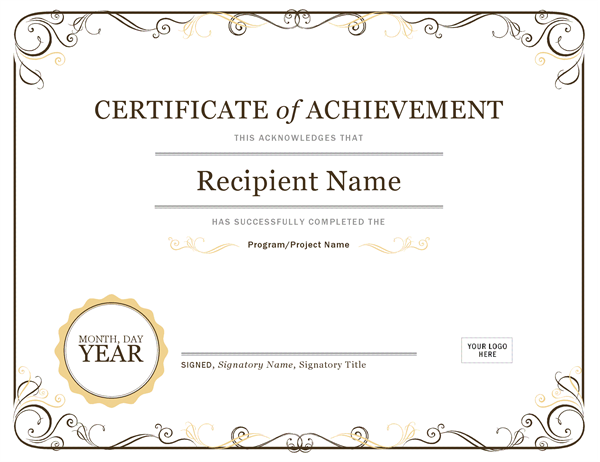
#> input picture Website/user1.png, 600 x 462 px, given in place of user1.jpg, which was not available
$ python boxing_image.py
#> lines starting #> are read from the running program, lines starting #| are printed output that depends on the picture; after the words box and inside, x2 and y2 are one past the last pixel; in counts of white or black regions, pixels touching at a corner belong together; pictures that were not available may be replaced by others from this repository, and a replacement may not be noted
import cv2

def Reverse(lst):
    return [ele for ele in reversed(lst)]

#provide the path for image of text box identification has to be done
image = cv2.imread('user1.jpg')
#> image is the input picture: shape (462, 600, 3); mean B, G, R 241.6, 243.6, 244.9
width = int(image.shape[1] )
#> width = 600
height = int(image.shape[0])
#> height = 462
# print(width,height)

gray = cv2.cvtColor(image, cv2.COLOR_BGR2GRAY)
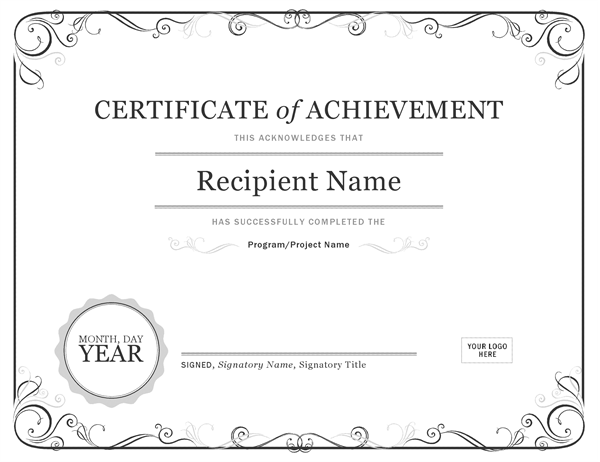
#> gray: shape (462, 600); min 10, max 255, mean 243.8
blur = cv2.GaussianBlur(gray, (5,5), 0)
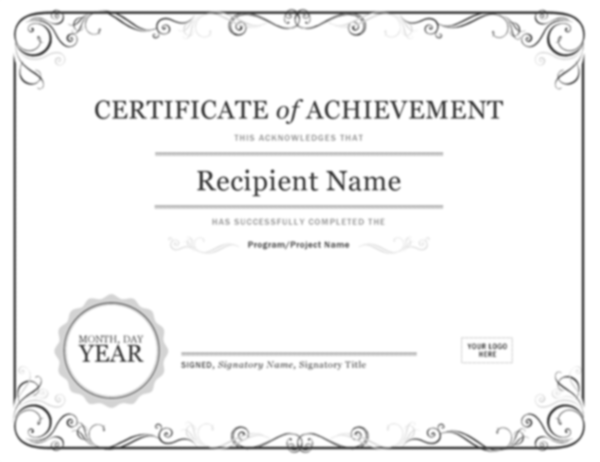
#> blur: shape (462, 600); min 64, max 255, mean 243.8
thresh = cv2.adaptiveThreshold(blur,255,cv2.ADAPTIVE_THRESH_GAUSSIAN_C, cv2.THRESH_BINARY_INV,11,30)
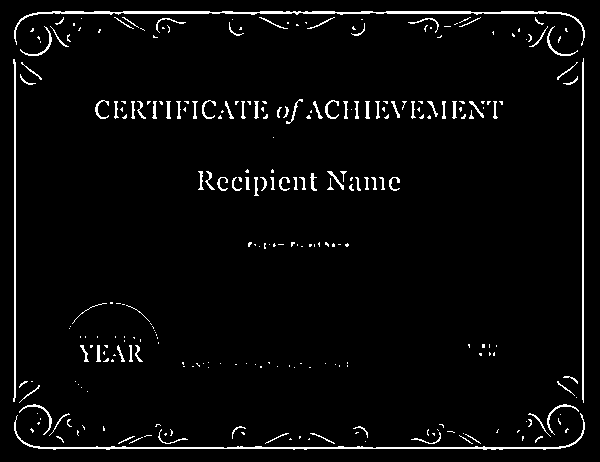
#> thresh: shape (462, 600); 3.5% white in thin lines or dots

kernel = cv2.getStructuringElement(cv2.MORPH_RECT, (9,9))
dilate = cv2.dilate(thresh, kernel, iterations=4)
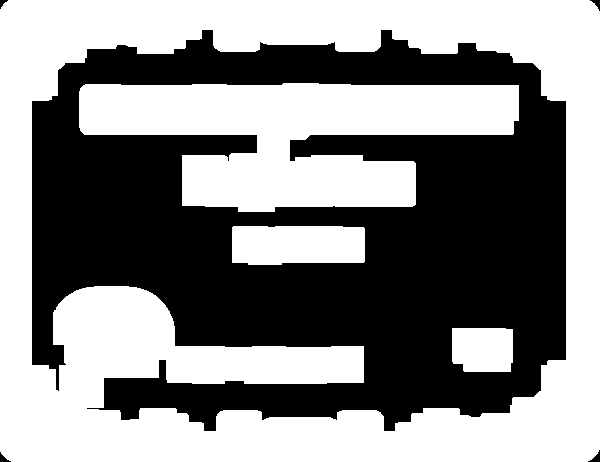
#> dilate: shape (462, 600); 53.7% white; 5 black regions

cnts = cv2.findContours(dilate, cv2.RETR_EXTERNAL, cv2.CHAIN_APPROX_SIMPLE)
#> cnts = 1 contour; box (x1, y1, x2, y2) and area: (0, 0, 600, 462) 275964
cnts = cnts[0] if len(cnts) == 2 else cnts[1]

ROI_number = 0
points = []
for c in cnts:
    area = cv2.contourArea(c)
    if area > 2000 and area<70000 :
        x,y,w,h = cv2.boundingRect(c)
        cv2.rectangle(image, (x, y), (x + w, y + h), (12,255,32), 3)
        point = [x,y,x+w,y+h]
        points.append(point)
        ROI = image[y:y+h, x:x+w]
        cv2.imwrite('ROI_'+str(ROI_number)+'.jpg', ROI)
        ROI_number += 1
#> this loop made 1 pass
#> area on pass 1: 275964
#> after the loop, ROI_number = 0; points = []

points=Reverse(points)
print(points)
gap =[]
l=len(points)
#> l = 0

for p in range(l-1):
    dist = points[p+1][1]-points[p][3]
    gap.append(dist)
#> after the loop, gap = []
# print(gap)

for p in range(l-1):
    dist = points[p+1][2] - points[p][0]
    print(dist)

cv2.imshow('blur', blur)
cv2.imshow('thresh', thresh)
cv2.imshow('dilate', dilate)
cv2.imshow('image', image)
cv2.waitKey()

$ run again, with Website/basic.png copied over Website/user1.png
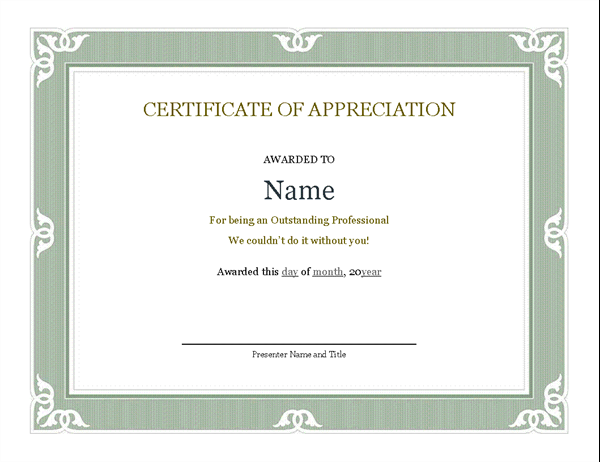
#> input picture Website/basic.png, 600 x 462 px, given in place of user1.jpg, which was not available
#> image is the input picture: shape (462, 600, 3); mean B, G, R 233, 237.3, 233.9
#> `thresh = cv2.adaptiveThreshold(blur,255,cv2.ADAPTIVE_THRESH_GAUSSIAN_C..`:
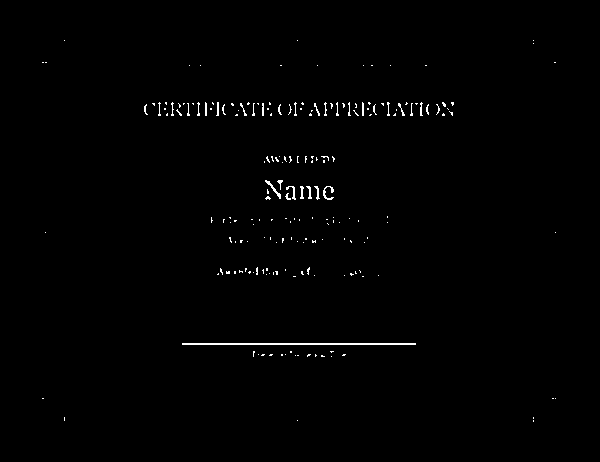
#> thresh: shape (462, 600); 0.74% white in thin lines or dots, all inside (x1, y1, x2, y2) = (42, 40, 556, 422)
#> dilate: shape (462, 600); 25.2% white; 14 white regions
#> cnts = 14 contours; largest, box (x1, y1, x2, y2) and area: (195, 140, 404, 293) 23647, (128, 86, 470, 132) 15294, (166, 327, 432, 373) 10199, (264, 24, 334, 82) 2910, (517, 382, 572, 438) 2104
#> the loop `for c in cnts:` made 14 passes
#> (area, x, y, w, h, point) on passes 2, 3, 4, 7, 8, 12, 13, 14: (2104, 517, 382, 55, 56, [517, 382, 572, 438]), (2034, 26, 382, 55, 55, [26, 382, 81, 437]), (10199, 166, 327, 266, 46, [166, 327, 432, 373]), (23647, 195, 140, 209, 153, [195, 140, 404, 293]), (15294, 128, 86, 342, 46, [128, 86, 470, 132]), (2034, 517, 24, 55, 55, [517, 24, 572, 79]), (2910, 264, 24, 70, 58, [264, 24, 334, 82]), (2037, 26, 24, 55, 55, [26, 24, 81, 79])
#> after the loop `for c in cnts:`:
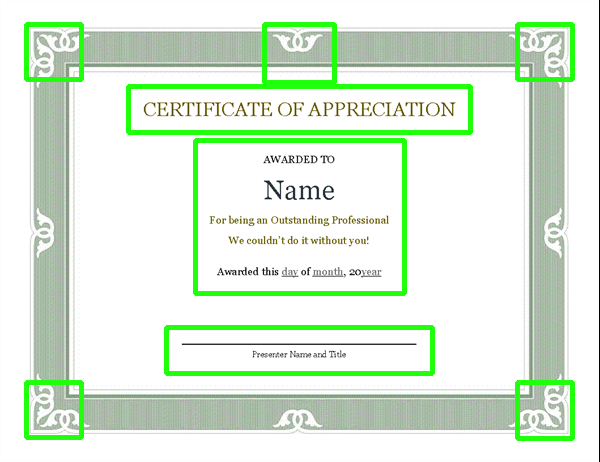
#> image: shape (462, 600, 3); 5.82% of pixels changed, all inside (x1, y1, x2, y2) = (24, 22, 575, 441)
#> after the loop `for c in cnts:`: ROI_number = 8; points = [[517, 382, 572, 438], [26, 382, 81, 437], [166, 327, 432, 373], [195, 140, 404, 293], [128, 86, 470, 132], [517, 24, 572, 79], [264, 24, 334, 82], [26, 24, 81, 79]]
#> `points=Reverse(points)`: points = [[26, 24, 81, 79], [264, 24, 334, 82], [517, 24, 572, 79], [128, 86, 470, 132], [195, 140, 404, 293], [166, 327, 432, 373], [26, 382, 81, 437], [517, 382, 572, 438]]
#| [[26, 24, 81, 79], [264, 24, 334, 82], [517, 24, 572, 79], [128, 86, 470, 132], [195, 140, 404, 293], [166, 327, 432, 373], [26, 382, 81, 437], [517, 382, 572, 438]]
#> l = 8
#> the loop `for p in range(l-1):` made 7 passes
#> dist on passes 1 to 7: -55, -58, 7, 8, 34, 9, -55
#> after the loop `for p in range(l-1):`: gap = [-55, -58, 7, 8, 34, 9, -55]
#> the loop `for p in range(l-1):` made 7 passes
#> dist on passes 1 to 7: 308, 308, -47, 276, 237, -85, 546
#> (printed output is left out)

$ run again, with Website/IMG1.jpg saved as Website/user1.png
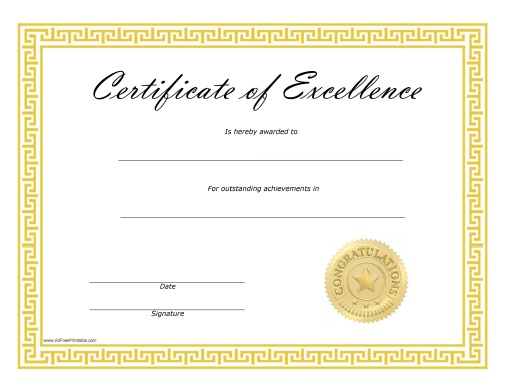
#> input picture Website/IMG1.jpg, 506 x 390 px, given in place of user1.jpg, which was not available
#> image is the input picture: shape (390, 506, 3); mean B, G, R 229.9, 245.1, 247.9
#> `thresh = cv2.adaptiveThreshold(blur,255,cv2.ADAPTIVE_THRESH_GAUSSIAN_C..`:
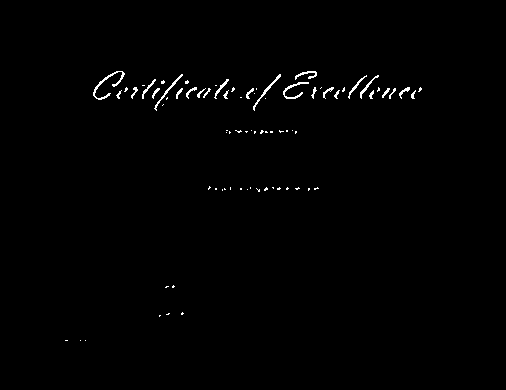
#> thresh: shape (390, 506); 0.79% white in thin lines or dots, all inside (x1, y1, x2, y2) = (65, 71, 422, 341)
#> dilate: shape (390, 506); 17% white; 4 white regions
#> cnts = 4 contours; box (x1, y1, x2, y2) and area: (77, 55, 438, 150) 23018, (192, 170, 335, 208) 4996, (143, 269, 200, 333) 3050, (49, 324, 102, 357) 1664
#> the loop `for c in cnts:` made 4 passes
#> (area, x, y, w, h, point) on passes 2 to 4: (3050.5, 143, 269, 57, 64, [143, 269, 200, 333]), (4996.5, 192, 170, 143, 38, [192, 170, 335, 208]), (23017.5, 77, 55, 361, 95, [77, 55, 438, 150])
#> after the loop `for c in cnts:`:
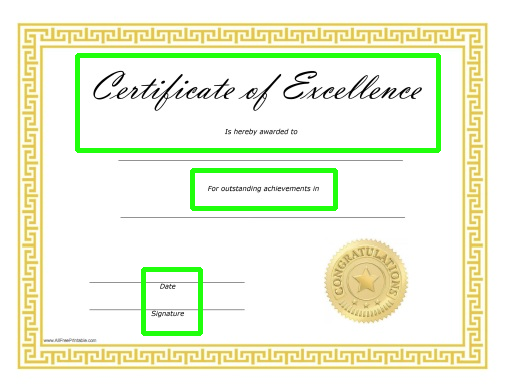
#> image: shape (390, 506, 3); 3.82% of pixels changed, all inside (x1, y1, x2, y2) = (75, 53, 441, 336)
#> after the loop `for c in cnts:`: ROI_number = 3; points = [[143, 269, 200, 333], [192, 170, 335, 208], [77, 55, 438, 150]]
#> `points=Reverse(points)`: points = [[77, 55, 438, 150], [192, 170, 335, 208], [143, 269, 200, 333]]
#| [[77, 55, 438, 150], [192, 170, 335, 208], [143, 269, 200, 333]]
#> l = 3
#> the loop `for p in range(l-1):` made 2 passes
#> dist on passes 1 to 2: 20, 61
#> after the loop `for p in range(l-1):`: gap = [20, 61]
#> the loop `for p in range(l-1):` made 2 passes
#> dist on passes 1 to 2: 258, 8
#> (printed output is left out)
